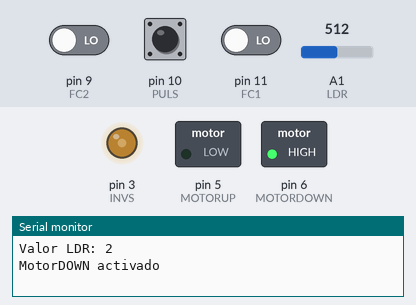
Recording of a sketch running on a simulated Arduino Uno, built with avr-gcc and run on an emulated ATmega328P. Parts: switched loads named in the sketch (green lamp = pin HIGH), output pins drawn as LEDs (lit = HIGH), the last lines printed to the serial monitor. The inputs (shaded band) are chosen by the test bench; at power-on: pin 10 (PULS) HIGH, pin 9 (FC2) LOW, A1 (LDR) = 512, pin 11 (FC1) LOW.

Above: at 1.2 s.
1.3 s: pin 10 (PULS) pulled LOW for 0.15 s
At 2.6 s:
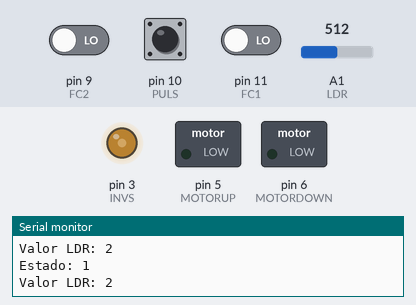
2.9 s: pin 10 (PULS) pulled LOW for 1 s
At 4.8 s:
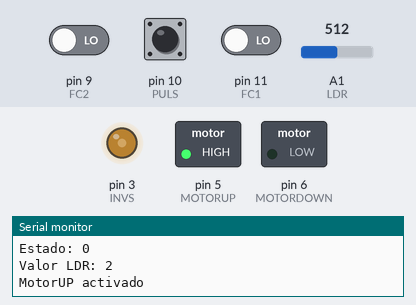
5.4 s: pin 10 (PULS) pulled LOW for 3.2 s
At 9.6 s:
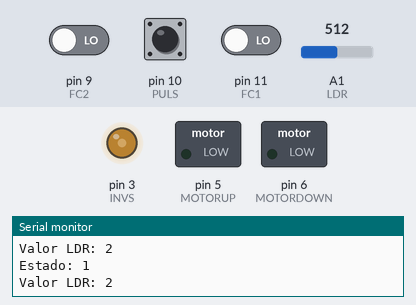
10.1 s: pin 9 (FC2) driven HIGH and pin 10 (PULS) driven LOW
13.1 s: A1 (LDR) set to 587
16.1 s: A1 (LDR) set to 614
At 16.5 s:
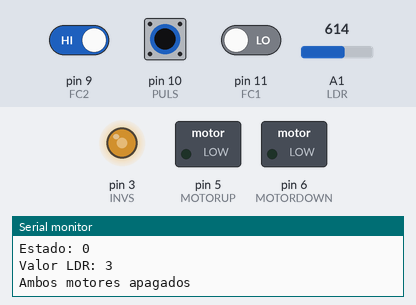
Timing chart, 0 to 18.6 s (numbered marks = the images above; inputs shaded):
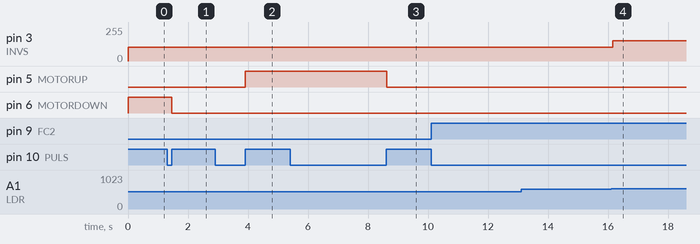

Measured:
- the behaviour switches between 605 and 606 on A1 (LDR) (found by bisection; images 3 and 4)
- after the input at 1.3 s, pin 6 (MOTORDOWN): HIGH → LOW after 0.15 s
- after the input at 2.9 s, pin 5 (MOTORUP): LOW → HIGH after 1.0 s
- after the input at 5.4 s, pin 5 (MOTORUP): HIGH → LOW after 3.2 s
- after the input at 16.1 s, pin 3 (INVS): 102/255 → 153/255 after 0.05 s

The sketch:

toldo01.ino
```cpp
// C++ code
/*
Aproveitando a montaxe da práctica anterior, imos sustituír un dos motores
para que o que queda realice a función de despregado (marcha directa) e
pregado (marcha inversa), usando un pulsador. O toldo debe iniciarse no estado
de pregado, unha vez aceso. Por suposto, o control do pregado/despregado faise
usando dous fins de carreira e o motor debe pasar por paro antes de invertir o xiro.

Por outra parte, o control da velocidade do pregado/despregado faise tamén
empregando un sensor de luminosidade (LDR), de maneira que canto maior é a luminosidade,
máis veloz é o motor no despregado e canto menor é a luminosidade, menos veloz é o motor
no pregado. O valor obtido do sensor de luminosidade categorízase en 5 niveis: 0, 1, 2,
3, 4 e 5, de maneira que no nivel 1 a velocidade do motor será do 20%, no nivel 2 do 40%
e así sucesivamente até que no nivel 5 a velocidade do motor é do 100%.
No nivel 0 a velocidade do motor é do 5%.

Autor: Pablo Cameán Garrido
Data: Marzo 2024
*/

//Declaración de pines
#define PULS 10       // Pulsador
#define INVS 3        // Inversor
#define MOTORUP 5     // Motor sube
#define MOTORDOWN 6   // Motor baixa
#define FC1 11        // Final de carreira 1
#define FC2 9         // Final de carreira 2
#define LDR A1        // Sensor de luminosidade

//Declaración de variables
int estado = 0;        // Variable para controlar o estado do sistema
int motorActivo = 0;   // Variable para controlar qué motor está activo
int valorLDR = 0;      // Almacena o valor lido do sensor de luminosidade
int rangomap = 0;      // Almacena o valor mapeado do sensor de luminosidade

void setup() {
  pinMode(PULS, INPUT_PULLUP);   // Pin do pulsador como entrada con pull-up
  pinMode(MOTORUP, OUTPUT);      // Pin do motor que sube como saída
  pinMode(MOTORDOWN, OUTPUT);    // Pin do motor que baixa como saída
  pinMode(5, OUTPUT);            // Pin 5 como saída
  pinMode(6, OUTPUT);            // Pin 6 como saída
  pinMode(A1, INPUT);            // Pin do sensor de luminosidade como entrada
  Serial.begin(9600);            // Inicializa a comunicación serial a 9600 baudios
}

void loop() {

  analogRead(LDR);    // Le os valores do sensor de luminosidade
  valorLDR = analogRead(LDR);
  rangomap = map(valorLDR, 54, 974, 0, 5);  // Mapea o valor lido do sensor de luminosidade a 5 niveis
  Serial.print("Valor LDR: "); Serial.println(rangomap);  // Imprime o valor mapeado do sensor de luminosidade

  // Control da velocidade do motor según o nivel de luminosidade
  if (rangomap == 0){
    analogWrite(INVS, 12.5);
  }
  if (rangomap == 1){
    analogWrite(INVS, 51);
  }
  if (rangomap == 2){
    analogWrite(INVS, 102);
  }
  if (rangomap == 3){
    analogWrite(INVS, 153);
  }
  if (rangomap == 4){
    analogWrite(INVS, 204);
  }
  if (rangomap == 5){
    analogWrite(INVS, 255);
  }

  // Control da dirección do motor ao presionar o pulsador
  if (digitalRead(PULS) == 1) {

    // Apaga ambos motores ao cambiar o motor activo
    digitalWrite(MOTORUP, LOW);
    digitalWrite(MOTORDOWN, LOW);
    if (estado > 0){
      estado = 0;
    }
    else  {
      motorActivo = !motorActivo;  // Cambia o estado do motor activo
      if (motorActivo == 1) {
        digitalWrite(MOTORDOWN, HIGH);  // Activa o motor que baixa
        Serial.println("MotorDOWN activado");
      }
      else {
        digitalWrite(MOTORUP, HIGH);  // Activa o motor que sube
        Serial.println("MotorUP activado");
      }
      estado += 1;
    }
    // Espera a que se solte o pulsador
    while(digitalRead(PULS) == 1) {
      delay(10);
    }
  }

  // Se hai un motor activo e se alcanza un final de carreira, apagase ese motor
  if (estado > 0) {
    if (digitalRead(FC1) && motorActivo){
      digitalWrite(MOTORUP, LOW);
    }
    else if (digitalRead(FC2) && !motorActivo) {
      digitalWrite(MOTORDOWN, LOW);
    }
    delay(10);
  }
  else {
    // Se no hai ningún motor activo, apaganse ambos motores
    digitalWrite(MOTORUP, LOW);
    digitalWrite(MOTORDOWN, LOW);
    Serial.println("Ambos motores apagados");
  }

  // Printea o estado actual do sistema
  Serial.print("Estado: ");
  Serial.println(estado);
}
```
